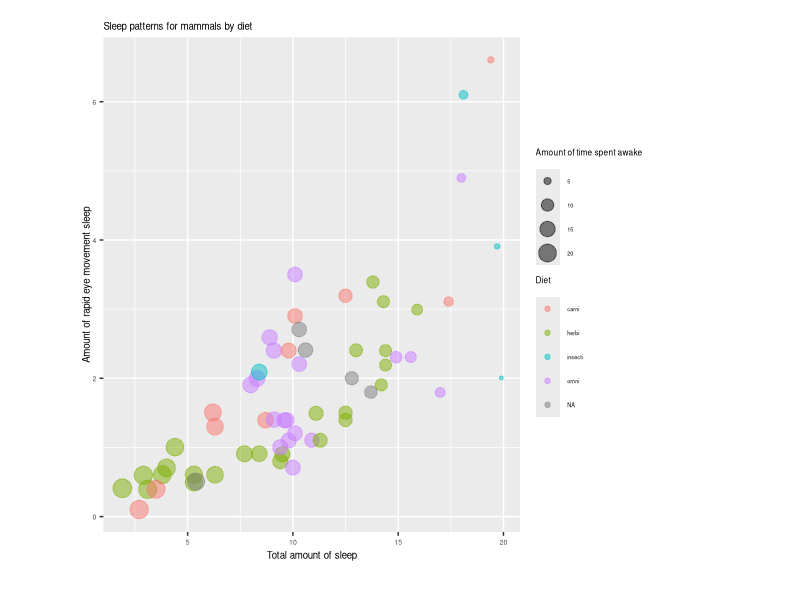

This figure's R source:
## ---- chunk 1
knitr::opts_chunk$set(error = TRUE, fig.width = 6, fig.asp = 0.618)
library(ggplot2)
## ---- chunk 2
ggplot(data = msleep, mapping = aes(x = sleep_total, y =  sleep_rem, color=vore, size=awake))+ geom_jitter(position=position_jitter(width = 0.001, height =0.01),alpha=.5) + theme(legend.text = element_text(size=4, vjust=0.5)) + theme(legend.title = element_text(size=6, vjust=3)) + theme(legend.margin=margin(t = 0, unit='cm'))+ theme(plot.margin = unit(c(.5,4,1,2), "cm")) + theme(plot.title=element_text(size=7, vjust=0)) + theme(axis.title.y=element_text(size=7, angle=90, vjust=-0.5)) + theme(axis.title.x=element_text(size=7,vjust=.9)) + theme(axis.text.y= element_text(size = 5)) + theme(axis.text.x= element_text(size = 5)) + labs(title="Sleep patterns for mammals by diet", x= "Total amount of sleep", y="Amount of rapid eye movement sleep",color = "Diet", size = "Amount of time spent awake")
## ---- chunk 3
knitr::include_graphics("https://pngimg.com/uploads/cow/cow_PNG50557.png")
